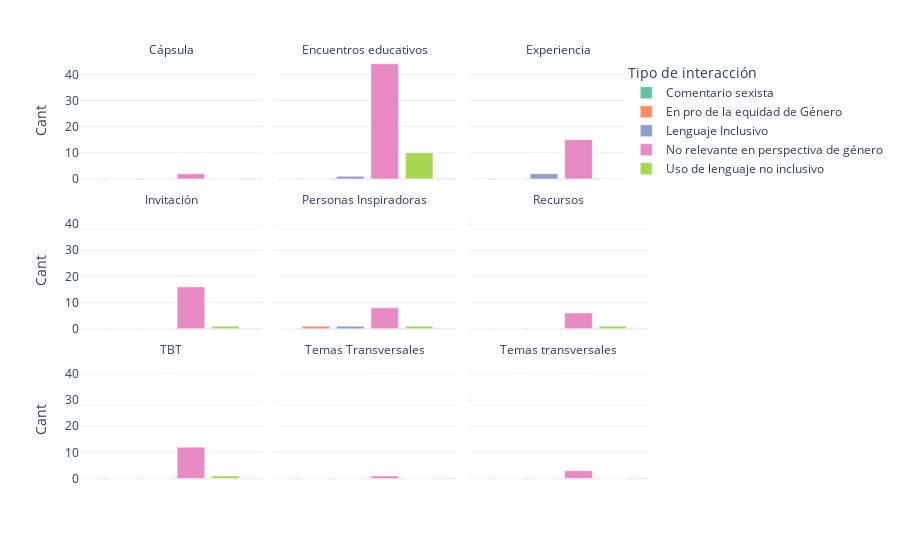

The cell this chart's notebook holds for it:
### Code cell
figcpubg=px.bar(pivotpublicgen,x='Tipo de interacción', y='Cant', color='Tipo de interacción', facet_col='Tipo_post', template="plotly_white",color_discrete_sequence=px.colors.qualitative.Set2, facet_col_wrap=3)
figcpubg.update_xaxes(visible=False, showticklabels=False)
figcpubg.for_each_annotation(lambda a: a.update(text=a.text.split("=")[-1]))
figcpubg.show(config=config_chart)

### Figure 1 — Plotly figure (JSON) as saved in the notebook; plotly's stock layout.template omitted (floating-point values rounded to 4 significant figures)
{"data": [{"alignmentgroup": "True", "hovertemplate": "Tipo de interacción=%{x}<br>Tipo_post=Cápsula<br>Cant=%{y}<extra></extra>", "legendgroup": "Comentario sexista", "marker": {"color": "rgb(102,194,165)", "pattern": {"shape": ""}}, "name": "Comentario sexista", "offsetgroup": "Comentario sexista", "orientation": "v", "showlegend": true, "textposition": "auto", "type": "bar", "x": ["Comentario sexista"], "xaxis": "x7", "y": [0], "yaxis": "y7"}, {"alignmentgroup": "True", "hovertemplate": "Tipo de interacción=%{x}<br>Tipo_post=Encuentros educativos<br>Cant=%{y}<extra></extra>", "legendgroup": "Comentario sexista", "marker": {"color": "rgb(102,194,165)", "pattern": {"shape": ""}}, "name": "Comentario sexista", "offsetgroup": "Comentario sexista", "orientation": "v", "showlegend": false, "textposition": "auto", "type": "bar", "x": ["Comentario sexista"], "xaxis": "x8", "y": [0], "yaxis": "y8"}, {"alignmentgroup": "True", "hovertemplate": "Tipo de interacción=%{x}<br>Tipo_post=Experiencia<br>Cant=%{y}<extra></extra>", "legendgroup": "Comentario sexista", "marker": {"color": "rgb(102,194,165)", "pattern": {"shape": ""}}, "name": "Comentario sexista", "offsetgroup": "Comentario sexista", "orientation": "v", "showlegend": false, "textposition": "auto", "type": "bar", "x": ["Comentario sexista"], "xaxis": "x9", "y": [0], "yaxis": "y9"}, {"alignmentgroup": "True", "hovertemplate": "Tipo de interacción=%{x}<br>Tipo_post=Invitación<br>Cant=%{y}<extra></extra>", "legendgroup": "Comentario sexista", "marker": {"color": "rgb(102,194,165)", "pattern": {"shape": ""}}, "name": "Comentario sexista", "offsetgroup": "Comentario sexista", "orientation": "v", "showlegend": false, "textposition": "auto", "type": "bar", "x": ["Comentario sexista"], "xaxis": "x4", "y": [0], "yaxis": "y4"}, {"alignmentgroup": "True", "hovertemplate": "Tipo de interacción=%{x}<br>Tipo_post=Personas Inspiradoras<br>Cant=%{y}<extra></extra>", "legendgroup": "Comentario sexista", "marker": {"color": "rgb(102,194,165)", "pattern": {"shape": ""}}, "name": "Comentario sexista", "offsetgroup": "Comentario sexista", "orientation": "v", "showlegend": false, "textposition": "auto", "type": "bar", "x": ["Comentario sexista"], "xaxis": "x5", "y": [0], "yaxis": "y5"}, {"alignmentgroup": "True", "hovertemplate": "Tipo de interacción=%{x}<br>Tipo_post=Recursos<br>Cant=%{y}<extra></extra>", "legendgroup": "Comentario sexista", "marker": {"color": "rgb(102,194,165)", "pattern": {"shape": ""}}, "name": "Comentario sexista", "offsetgroup": "Comentario sexista", "orientation": "v", "showlegend": false, "textposition": "auto", "type": "bar", "x": ["Comentario sexista"], "xaxis": "x6", "y": [0], "yaxis": "y6"}, {"alignmentgroup": "True", "hovertemplate": "Tipo de interacción=%{x}<br>Tipo_post=TBT<br>Cant=%{y}<extra></extra>", "legendgroup": "Comentario sexista", "marker": {"color": "rgb(102,194,165)", "pattern": {"shape": ""}}, "name": "Comentario sexista", "offsetgroup": "Comentario sexista", "orientation": "v", "showlegend": false, "textposition": "auto", "type": "bar", "x": ["Comentario sexista"], "xaxis": "x", "y": [0], "yaxis": "y"}, {"alignmentgroup": "True", "hovertemplate": "Tipo de interacción=%{x}<br>Tipo_post=Temas Transversales<br>Cant=%{y}<extra></extra>", "legendgroup": "Comentario sexista", "marker": {"color": "rgb(102,194,165)", "pattern": {"shape": ""}}, "name": "Comentario sexista", "offsetgroup": "Comentario sexista", "orientation": "v", "showlegend": false, "textposition": "auto", "type": "bar", "x": ["Comentario sexista"], "xaxis": "x2", "y": [0], "yaxis": "y2"}, {"alignmentgroup": "True", "hovertemplate": "Tipo de interacción=%{x}<br>Tipo_post=Temas transversales<br>Cant=%{y}<extra></extra>", "legendgroup": "Comentario sexista", "marker": {"color": "rgb(102,194,165)", "pattern": {"shape": ""}}, "name": "Comentario sexista", "offsetgroup": "Comentario sexista", "orientation": "v", "showlegend": false, "textposition": "auto", "type": "bar", "x": ["Comentario sexista"], "xaxis": "x3", "y": [0], "yaxis": "y3"}, {"alignmentgroup": "True", "hovertemplate": "Tipo de interacción=%{x}<br>Tipo_post=Cápsula<br>Cant=%{y}<extra></extra>", "legendgroup": "En pro de la equidad de Género", "marker": {"color": "rgb(252,141,98)", "pattern": {"shape": ""}}, "name": "En pro de la equidad de Género", "offsetgroup": "En pro de la equidad de Género", "orientation": "v", "showlegend": true, "textposition": "auto", "type": "bar", "x": ["En pro de la equidad de Género"], "xaxis": "x7", "y": [0], "yaxis": "y7"}, {"alignmentgroup": "True", "hovertemplate": "Tipo de interacción=%{x}<br>Tipo_post=Encuentros educativos<br>Cant=%{y}<extra></extra>", "legendgroup": "En pro de la equidad de Género", "marker": {"color": "rgb(252,141,98)", "pattern": {"shape": ""}}, "name": "En pro de la equidad de Género", "offsetgroup": "En pro de la equidad de Género", "orientation": "v", "showlegend": false, "textposition": "auto", "type": "bar", "x": ["En pro de la equidad de Género"], "xaxis": "x8", "y": [0], "yaxis": "y8"}, {"alignmentgroup": "True", "hovertemplate": "Tipo de interacción=%{x}<br>Tipo_post=Experiencia<br>Cant=%{y}<extra></extra>", "legendgroup": "En pro de la equidad de Género", "marker": {"color": "rgb(252,141,98)", "pattern": {"shape": ""}}, "name": "En pro de la equidad de Género", "offsetgroup": "En pro de la equidad de Género", "orientation": "v", "showlegend": false, "textposition": "auto", "type": "bar", "x": ["En pro de la equidad de Género"], "xaxis": "x9", "y": [0], "yaxis": "y9"}, {"alignmentgroup": "True", "hovertemplate": "Tipo de interacción=%{x}<br>Tipo_post=Invitación<br>Cant=%{y}<extra></extra>", "legendgroup": "En pro de la equidad de Género", "marker": {"color": "rgb(252,141,98)", "pattern": {"shape": ""}}, "name": "En pro de la equidad de Género", "offsetgroup": "En pro de la equidad de Género", "orientation": "v", "showlegend": false, "textposition": "auto", "type": "bar", "x": ["En pro de la equidad de Género"], "xaxis": "x4", "y": [0], "yaxis": "y4"}, {"alignmentgroup": "True", "hovertemplate": "Tipo de interacción=%{x}<br>Tipo_post=Personas Inspiradoras<br>Cant=%{y}<extra></extra>", "legendgroup": "En pro de la equidad de Género", "marker": {"color": "rgb(252,141,98)", "pattern": {"shape": ""}}, "name": "En pro de la equidad de Género", "offsetgroup": "En pro de la equidad de Género", "orientation": "v", "showlegend": false, "textposition": "auto", "type": "bar", "x": ["En pro de la equidad de Género"], "xaxis": "x5", "y": [1], "yaxis": "y5"}, {"alignmentgroup": "True", "hovertemplate": "Tipo de interacción=%{x}<br>Tipo_post=Recursos<br>Cant=%{y}<extra></extra>", "legendgroup": "En pro de la equidad de Género", "marker": {"color": "rgb(252,141,98)", "pattern": {"shape": ""}}, "name": "En pro de la equidad de Género", "offsetgroup": "En pro de la equidad de Género", "orientation": "v", "showlegend": false, "textposition": "auto", "type": "bar", "x": ["En pro de la equidad de Género"], "xaxis": "x6", "y": [0], "yaxis": "y6"}, {"alignmentgroup": "True", "hovertemplate": "Tipo de interacción=%{x}<br>Tipo_post=TBT<br>Cant=%{y}<extra></extra>", "legendgroup": "En pro de la equidad de Género", "marker": {"color": "rgb(252,141,98)", "pattern": {"shape": ""}}, "name": "En pro de la equidad de Género", "offsetgroup": "En pro de la equidad de Género", "orientation": "v", "showlegend": false, "textposition": "auto", "type": "bar", "x": ["En pro de la equidad de Género"], "xaxis": "x", "y": [0], "yaxis": "y"}, {"alignmentgroup": "True", "hovertemplate": "Tipo de interacción=%{x}<br>Tipo_post=Temas Transversales<br>Cant=%{y}<extra></extra>", "legendgroup": "En pro de la equidad de Género", "marker": {"color": "rgb(252,141,98)", "pattern": {"shape": ""}}, "name": "En pro de la equidad de Género", "offsetgroup": "En pro de la equidad de Género", "orientation": "v", "showlegend": false, "textposition": "auto", "type": "bar", "x": ["En pro de la equidad de Género"], "xaxis": "x2", "y": [0], "yaxis": "y2"}, {"alignmentgroup": "True", "hovertemplate": "Tipo de interacción=%{x}<br>Tipo_post=Temas transversales<br>Cant=%{y}<extra></extra>", "legendgroup": "En pro de la equidad de Género", "marker": {"color": "rgb(252,141,98)", "pattern": {"shape": ""}}, "name": "En pro de la equidad de Género", "offsetgroup": "En pro de la equidad de Género", "orientation": "v", "showlegend": false, "textposition": "auto", "type": "bar", "x": ["En pro de la equidad de Género"], "xaxis": "x3", "y": [0], "yaxis": "y3"}, {"alignmentgroup": "True", "hovertemplate": "Tipo de interacción=%{x}<br>Tipo_post=Cápsula<br>Cant=%{y}<extra></extra>", "legendgroup": "Lenguaje Inclusivo", "marker": {"color": "rgb(141,160,203)", "pattern": {"shape": ""}}, "name": "Lenguaje Inclusivo", "offsetgroup": "Lenguaje Inclusivo", "orientation": "v", "showlegend": true, "textposition": "auto", "type": "bar", "x": ["Lenguaje Inclusivo"], "xaxis": "x7", "y": [0], "yaxis": "y7"}, {"alignmentgroup": "True", "hovertemplate": "Tipo de interacción=%{x}<br>Tipo_post=Encuentros educativos<br>Cant=%{y}<extra></extra>", "legendgroup": "Lenguaje Inclusivo", "marker": {"color": "rgb(141,160,203)", "pattern": {"shape": ""}}, "name": "Lenguaje Inclusivo", "offsetgroup": "Lenguaje Inclusivo", "orientation": "v", "showlegend": false, "textposition": "auto", "type": "bar", "x": ["Lenguaje Inclusivo"], "xaxis": "x8", "y": [1], "yaxis": "y8"}, {"alignmentgroup": "True", "hovertemplate": "Tipo de interacción=%{x}<br>Tipo_post=Experiencia<br>Cant=%{y}<extra></extra>", "legendgroup": "Lenguaje Inclusivo", "marker": {"color": "rgb(141,160,203)", "pattern": {"shape": ""}}, "name": "Lenguaje Inclusivo", "offsetgroup": "Lenguaje Inclusivo", "orientation": "v", "showlegend": false, "textposition": "auto", "type": "bar", "x": ["Lenguaje Inclusivo"], "xaxis": "x9", "y": [2], "yaxis": "y9"}, {"alignmentgroup": "True", "hovertemplate": "Tipo de interacción=%{x}<br>Tipo_post=Invitación<br>Cant=%{y}<extra></extra>", "legendgroup": "Lenguaje Inclusivo", "marker": {"color": "rgb(141,160,203)", "pattern": {"shape": ""}}, "name": "Lenguaje Inclusivo", "offsetgroup": "Lenguaje Inclusivo", "orientation": "v", "showlegend": false, "textposition": "auto", "type": "bar", "x": ["Lenguaje Inclusivo"], "xaxis": "x4", "y": [0], "yaxis": "y4"}, {"alignmentgroup": "True", "hovertemplate": "Tipo de interacción=%{x}<br>Tipo_post=Personas Inspiradoras<br>Cant=%{y}<extra></extra>", "legendgroup": "Lenguaje Inclusivo", "marker": {"color": "rgb(141,160,203)", "pattern": {"shape": ""}}, "name": "Lenguaje Inclusivo", "offsetgroup": "Lenguaje Inclusivo", "orientation": "v", "showlegend": false, "textposition": "auto", "type": "bar", "x": ["Lenguaje Inclusivo"], "xaxis": "x5", "y": [1], "yaxis": "y5"}, {"alignmentgroup": "True", "hovertemplate": "Tipo de interacción=%{x}<br>Tipo_post=Recursos<br>Cant=%{y}<extra></extra>", "legendgroup": "Lenguaje Inclusivo", "marker": {"color": "rgb(141,160,203)", "pattern": {"shape": ""}}, "name": "Lenguaje Inclusivo", "offsetgroup": "Lenguaje Inclusivo", "orientation": "v", "showlegend": false, "textposition": "auto", "type": "bar", "x": ["Lenguaje Inclusivo"], "xaxis": "x6", "y": [0], "yaxis": "y6"}, {"alignmentgroup": "True", "hovertemplate": "Tipo de interacción=%{x}<br>Tipo_post=TBT<br>Cant=%{y}<extra></extra>", "legendgroup": "Lenguaje Inclusivo", "marker": {"color": "rgb(141,160,203)", "pattern": {"shape": ""}}, "name": "Lenguaje Inclusivo", "offsetgroup": "Lenguaje Inclusivo", "orientation": "v", "showlegend": false, "textposition": "auto", "type": "bar", "x": ["Lenguaje Inclusivo"], "xaxis": "x", "y": [0], "yaxis": "y"}, {"alignmentgroup": "True", "hovertemplate": "Tipo de interacción=%{x}<br>Tipo_post=Temas Transversales<br>Cant=%{y}<extra></extra>", "legendgroup": "Lenguaje Inclusivo", "marker": {"color": "rgb(141,160,203)", "pattern": {"shape": ""}}, "name": "Lenguaje Inclusivo", "offsetgroup": "Lenguaje Inclusivo", "orientation": "v", "showlegend": false, "textposition": "auto", "type": "bar", "x": ["Lenguaje Inclusivo"], "xaxis": "x2", "y": [0], "yaxis": "y2"}, {"alignmentgroup": "True", "hovertemplate": "Tipo de interacción=%{x}<br>Tipo_post=Temas transversales<br>Cant=%{y}<extra></extra>", "legendgroup": "Lenguaje Inclusivo", "marker": {"color": "rgb(141,160,203)", "pattern": {"shape": ""}}, "name": "Lenguaje Inclusivo", "offsetgroup": "Lenguaje Inclusivo", "orientation": "v", "showlegend": false, "textposition": "auto", "type": "bar", "x": ["Lenguaje Inclusivo"], "xaxis": "x3", "y": [0], "yaxis": "y3"}, {"alignmentgroup": "True", "hovertemplate": "Tipo de interacción=%{x}<br>Tipo_post=Cápsula<br>Cant=%{y}<extra></extra>", "legendgroup": "No relevante en perspectiva de género", "marker": {"color": "rgb(231,138,195)", "pattern": {"shape": ""}}, "name": "No relevante en perspectiva de género", "offsetgroup": "No relevante en perspectiva de género", "orientation": "v", "showlegend": true, "textposition": "auto", "type": "bar", "x": ["No relevante en perspectiva de género"], "xaxis": "x7", "y": [2], "yaxis": "y7"}, {"alignmentgroup": "True", "hovertemplate": "Tipo de interacción=%{x}<br>Tipo_post=Encuentros educativos<br>Cant=%{y}<extra></extra>", "legendgroup": "No relevante en perspectiva de género", "marker": {"color": "rgb(231,138,195)", "pattern": {"shape": ""}}, "name": "No relevante en perspectiva de género", "offsetgroup": "No relevante en perspectiva de género", "orientation": "v", "showlegend": false, "textposition": "auto", "type": "bar", "x": ["No relevante en perspectiva de género"], "xaxis": "x8", "y": [44], "yaxis": "y8"}, {"alignmentgroup": "True", "hovertemplate": "Tipo de interacción=%{x}<br>Tipo_post=Experiencia<br>Cant=%{y}<extra></extra>", "legendgroup": "No relevante en perspectiva de género", "marker": {"color": "rgb(231,138,195)", "pattern": {"shape": ""}}, "name": "No relevante en perspectiva de género", "offsetgroup": "No relevante en perspectiva de género", "orientation": "v", "showlegend": false, "textposition": "auto", "type": "bar", "x": ["No relevante en perspectiva de género"], "xaxis": "x9", "y": [15], "yaxis": "y9"}, {"alignmentgroup": "True", "hovertemplate": "Tipo de interacción=%{x}<br>Tipo_post=Invitación<br>Cant=%{y}<extra></extra>", "legendgroup": "No relevante en perspectiva de género", "marker": {"color": "rgb(231,138,195)", "pattern": {"shape": ""}}, "name": "No relevante en perspectiva de género", "offsetgroup": "No relevante en perspectiva de género", "orientation": "v", "showlegend": false, "textposition": "auto", "type": "bar", "x": ["No relevante en perspectiva de género"], "xaxis": "x4", "y": [16], "yaxis": "y4"}, {"alignmentgroup": "True", "hovertemplate": "Tipo de interacción=%{x}<br>Tipo_post=Personas Inspiradoras<br>Cant=%{y}<extra></extra>", "legendgroup": "No relevante en perspectiva de género", "marker": {"color": "rgb(231,138,195)", "pattern": {"shape": ""}}, "name": "No relevante en perspectiva de género", "offsetgroup": "No relevante en perspectiva de género", "orientation": "v", "showlegend": false, "textposition": "auto", "type": "bar", "x": ["No relevante en perspectiva de género"], "xaxis": "x5", "y": [8], "yaxis": "y5"}, {"alignmentgroup": "True", "hovertemplate": "Tipo de interacción=%{x}<br>Tipo_post=Recursos<br>Cant=%{y}<extra></extra>", "legendgroup": "No relevante en perspectiva de género", "marker": {"color": "rgb(231,138,195)", "pattern": {"shape": ""}}, "name": "No relevante en perspectiva de género", "offsetgroup": "No relevante en perspectiva de género", "orientation": "v", "showlegend": false, "textposition": "auto", "type": "bar", "x": ["No relevante en perspectiva de género"], "xaxis": "x6", "y": [6], "yaxis": "y6"}, {"alignmentgroup": "True", "hovertemplate": "Tipo de interacción=%{x}<br>Tipo_post=TBT<br>Cant=%{y}<extra></extra>", "legendgroup": "No relevante en perspectiva de género", "marker": {"color": "rgb(231,138,195)", "pattern": {"shape": ""}}, "name": "No relevante en perspectiva de género", "offsetgroup": "No relevante en perspectiva de género", "orientation": "v", "showlegend": false, "textposition": "auto", "type": "bar", "x": ["No relevante en perspectiva de género"], "xaxis": "x", "y": [12], "yaxis": "y"}, {"alignmentgroup": "True", "hovertemplate": "Tipo de interacción=%{x}<br>Tipo_post=Temas Transversales<br>Cant=%{y}<extra></extra>", "legendgroup": "No relevante en perspectiva de género", "marker": {"color": "rgb(231,138,195)", "pattern": {"shape": ""}}, "name": "No relevante en perspectiva de género", "offsetgroup": "No relevante en perspectiva de género", "orientation": "v", "showlegend": false, "textposition": "auto", "type": "bar", "x": ["No relevante en perspectiva de género"], "xaxis": "x2", "y": [1], "yaxis": "y2"}, {"alignmentgroup": "True", "hovertemplate": "Tipo de interacción=%{x}<br>Tipo_post=Temas transversales<br>Cant=%{y}<extra></extra>", "legendgroup": "No relevante en perspectiva de género", "marker": {"color": "rgb(231,138,195)", "pattern": {"shape": ""}}, "name": "No relevante en perspectiva de género", "offsetgroup": "No relevante en perspectiva de género", "orientation": "v", "showlegend": false, "textposition": "auto", "type": "bar", "x": ["No relevante en perspectiva de género"], "xaxis": "x3", "y": [3], "yaxis": "y3"}, {"alignmentgroup": "True", "hovertemplate": "Tipo de interacción=%{x}<br>Tipo_post=Cápsula<br>Cant=%{y}<extra></extra>", "legendgroup": "Uso de lenguaje no inclusivo", "marker": {"color": "rgb(166,216,84)", "pattern": {"shape": ""}}, "name": "Uso de lenguaje no inclusivo", "offsetgroup": "Uso de lenguaje no inclusivo", "orientation": "v", "showlegend": true, "textposition": "auto", "type": "bar", "x": ["Uso de lenguaje no inclusivo"], "xaxis": "x7", "y": [0], "yaxis": "y7"}, {"alignmentgroup": "True", "hovertemplate": "Tipo de interacción=%{x}<br>Tipo_post=Encuentros educativos<br>Cant=%{y}<extra></extra>", "legendgroup": "Uso de lenguaje no inclusivo", "marker": {"color": "rgb(166,216,84)", "pattern": {"shape": ""}}, "name": "Uso de lenguaje no inclusivo", "offsetgroup": "Uso de lenguaje no inclusivo", "orientation": "v", "showlegend": false, "textposition": "auto", "type": "bar", "x": ["Uso de lenguaje no inclusivo"], "xaxis": "x8", "y": [10], "yaxis": "y8"}, {"alignmentgroup": "True", "hovertemplate": "Tipo de interacción=%{x}<br>Tipo_post=Experiencia<br>Cant=%{y}<extra></extra>", "legendgroup": "Uso de lenguaje no inclusivo", "marker": {"color": "rgb(166,216,84)", "pattern": {"shape": ""}}, "name": "Uso de lenguaje no inclusivo", "offsetgroup": "Uso de lenguaje no inclusivo", "orientation": "v", "showlegend": false, "textposition": "auto", "type": "bar", "x": ["Uso de lenguaje no inclusivo"], "xaxis": "x9", "y": [0], "yaxis": "y9"}, {"alignmentgroup": "True", "hovertemplate": "Tipo de interacción=%{x}<br>Tipo_post=Invitación<br>Cant=%{y}<extra></extra>", "legendgroup": "Uso de lenguaje no inclusivo", "marker": {"color": "rgb(166,216,84)", "pattern": {"shape": ""}}, "name": "Uso de lenguaje no inclusivo", "offsetgroup": "Uso de lenguaje no inclusivo", "orientation": "v", "showlegend": false, "textposition": "auto", "type": "bar", "x": ["Uso de lenguaje no inclusivo"], "xaxis": "x4", "y": [1], "yaxis": "y4"}, {"alignmentgroup": "True", "hovertemplate": "Tipo de interacción=%{x}<br>Tipo_post=Personas Inspiradoras<br>Cant=%{y}<extra></extra>", "legendgroup": "Uso de lenguaje no inclusivo", "marker": {"color": "rgb(166,216,84)", "pattern": {"shape": ""}}, "name": "Uso de lenguaje no inclusivo", "offsetgroup": "Uso de lenguaje no inclusivo", "orientation": "v", "showlegend": false, "textposition": "auto", "type": "bar", "x": ["Uso de lenguaje no inclusivo"], "xaxis": "x5", "y": [1], "yaxis": "y5"}, {"alignmentgroup": "True", "hovertemplate": "Tipo de interacción=%{x}<br>Tipo_post=Recursos<br>Cant=%{y}<extra></extra>", "legendgroup": "Uso de lenguaje no inclusivo", "marker": {"color": "rgb(166,216,84)", "pattern": {"shape": ""}}, "name": "Uso de lenguaje no inclusivo", "offsetgroup": "Uso de lenguaje no inclusivo", "orientation": "v", "showlegend": false, "textposition": "auto", "type": "bar", "x": ["Uso de lenguaje no inclusivo"], "xaxis": "x6", "y": [1], "yaxis": "y6"}, {"alignmentgroup": "True", "hovertemplate": "Tipo de interacción=%{x}<br>Tipo_post=TBT<br>Cant=%{y}<extra></extra>", "legendgroup": "Uso de lenguaje no inclusivo", "marker": {"color": "rgb(166,216,84)", "pattern": {"shape": ""}}, "name": "Uso de lenguaje no inclusivo", "offsetgroup": "Uso de lenguaje no inclusivo", "orientation": "v", "showlegend": false, "textposition": "auto", "type": "bar", "x": ["Uso de lenguaje no inclusivo"], "xaxis": "x", "y": [1], "yaxis": "y"}, {"alignmentgroup": "True", "hovertemplate": "Tipo de interacción=%{x}<br>Tipo_post=Temas Transversales<br>Cant=%{y}<extra></extra>", "legendgroup": "Uso de lenguaje no inclusivo", "marker": {"color": "rgb(166,216,84)", "pattern": {"shape": ""}}, "name": "Uso de lenguaje no inclusivo", "offsetgroup": "Uso de lenguaje no inclusivo", "orientation": "v", "showlegend": false, "textposition": "auto", "type": "bar", "x": ["Uso de lenguaje no inclusivo"], "xaxis": "x2", "y": [0], "yaxis": "y2"}, {"alignmentgroup": "True", "hovertemplate": "Tipo de interacción=%{x}<br>Tipo_post=Temas transversales<br>Cant=%{y}<extra></extra>", "legendgroup": "Uso de lenguaje no inclusivo", "marker": {"color": "rgb(166,216,84)", "pattern": {"shape": ""}}, "name": "Uso de lenguaje no inclusivo", "offsetgroup": "Uso de lenguaje no inclusivo", "orientation": "v", "showlegend": false, "textposition": "auto", "type": "bar", "x": ["Uso de lenguaje no inclusivo"], "xaxis": "x3", "y": [0], "yaxis": "y3"}], "layout": {"annotations": [{"font": {}, "showarrow": false, "text": "TBT", "x": 0.16, "xanchor": "center", "xref": "paper", "y": 0.2867, "yanchor": "bottom", "yref": "paper"}, {"font": {}, "showarrow": false, "text": "Temas Transversales", "x": 0.5, "xanchor": "center", "xref": "paper", "y": 0.2867, "yanchor": "bottom", "yref": "paper"}, {"font": {}, "showarrow": false, "text": "Temas transversales", "x": 0.84, "xanchor": "center", "xref": "paper", "y": 0.2867, "yanchor": "bottom", "yref": "paper"}, {"font": {}, "showarrow": false, "text": "Invitación", "x": 0.16, "xanchor": "center", "xref": "paper", "y": 0.6433, "yanchor": "bottom", "yref": "paper"}, {"font": {}, "showarrow": false, "text": "Personas Inspiradoras", "x": 0.5, "xanchor": "center", "xref": "paper", "y": 0.6433, "yanchor": "bottom", "yref": "paper"}, {"font": {}, "showarrow": false, "text": "Recursos", "x": 0.84, "xanchor": "center", "xref": "paper", "y": 0.6433, "yanchor": "bottom", "yref": "paper"}, {"font": {}, "showarrow": false, "text": "Cápsula", "x": 0.16, "xanchor": "center", "xref": "paper", "y": 1.0, "yanchor": "bottom", "yref": "paper"}, {"font": {}, "showarrow": false, "text": "Encuentros educativos", "x": 0.5, "xanchor": "center", "xref": "paper", "y": 1.0, "yanchor": "bottom", "yref": "paper"}, {"font": {}, "showarrow": false, "text": "Experiencia", "x": 0.84, "xanchor": "center", "xref": "paper", "y": 1.0, "yanchor": "bottom", "yref": "paper"}], "autosize": true, "barmode": "relative", "legend": {"title": {"text": "Tipo de interacción"}, "tracegroupgap": 0, "x": 0.9584, "y": 1}, "margin": {"t": 60}, "xaxis": {"anchor": "y", "autorange": false, "categoryarray": ["Comentario sexista", "En pro de la equidad de Género", "Lenguaje Inclusivo", "No relevante en perspectiva de género", "Uso de lenguaje no inclusivo"], "categoryorder": "array", "domain": [0, 0.32], "range": [-0.2166, 5.073], "showticklabels": false, "title": {"text": "Tipo de interacción"}, "type": "category", "visible": false}, "xaxis2": {"anchor": "y2", "autorange": false, "categoryarray": ["Comentario sexista", "En pro de la equidad de Género", "Lenguaje Inclusivo", "No relevante en perspectiva de género", "Uso de lenguaje no inclusivo"], "categoryorder": "array", "domain": [0.34, 0.66], "matches": "x", "range": [-0.2166, 5.073], "showticklabels": false, "title": {"text": "Tipo de interacción"}, "type": "category", "visible": false}, "xaxis3": {"anchor": "y3", "autorange": false, "categoryarray": ["Comentario sexista", "En pro de la equidad de Género", "Lenguaje Inclusivo", "No relevante en perspectiva de género", "Uso de lenguaje no inclusivo"], "categoryorder": "array", "domain": [0.68, 1.0], "matches": "x", "range": [-0.2166, 5.073], "showticklabels": false, "title": {"text": "Tipo de interacción"}, "type": "category", "visible": false}, "xaxis4": {"anchor": "y4", "autorange": false, "domain": [0, 0.32], "matches": "x", "range": [-0.2166, 5.073], "showticklabels": false, "type": "category", "visible": false}, "xaxis5": {"anchor": "y5", "autorange": false, "domain": [0.34, 0.66], "matches": "x", "range": [-0.2166, 5.073], "showticklabels": false, "type": "category", "visible": false}, "xaxis6": {"anchor": "y6", "autorange": false, "domain": [0.68, 1.0], "matches": "x", "range": [-0.2166, 5.073], "showticklabels": false, "type": "category", "visible": false}, "xaxis7": {"anchor": "y7", "autorange": false, "domain": [0, 0.32], "matches": "x", "range": [-0.2166, 5.073], "showticklabels": false, "type": "category", "visible": false}, "xaxis8": {"anchor": "y8", "autorange": false, "domain": [0.34, 0.66], "matches": "x", "range": [-0.2166, 5.073], "showticklabels": false, "type": "category", "visible": false}, "xaxis9": {"anchor": "y9", "autorange": false, "domain": [0.68, 1.0], "matches": "x", "range": [-0.2166, 5.073], "showticklabels": false, "type": "category", "visible": false}, "yaxis": {"anchor": "x", "autorange": false, "domain": [0, 0.2867], "range": [-0.5534, 45.47], "title": {"text": "Cant"}, "type": "linear"}, "yaxis2": {"anchor": "x2", "autorange": false, "domain": [0, 0.2867], "matches": "y", "range": [-0.5534, 45.47], "showticklabels": false, "type": "linear"}, "yaxis3": {"anchor": "x3", "autorange": false, "domain": [0, 0.2867], "matches": "y", "range": [-0.5534, 45.47], "showticklabels": false, "type": "linear"}, "yaxis4": {"anchor": "x4", "autorange": false, "domain": [0.3567, 0.6433], "matches": "y", "range": [-0.5534, 45.47], "title": {"text": "Cant"}, "type": "linear"}, "yaxis5": {"anchor": "x5", "autorange": false, "domain": [0.3567, 0.6433], "matches": "y", "range": [-0.5534, 45.47], "showticklabels": false, "type": "linear"}, "yaxis6": {"anchor": "x6", "autorange": false, "domain": [0.3567, 0.6433], "matches": "y", "range": [-0.5534, 45.47], "showticklabels": false, "type": "linear"}, "yaxis7": {"anchor": "x7", "autorange": false, "domain": [0.7133, 1.0], "matches": "y", "range": [-0.5534, 45.47], "title": {"text": "Cant"}, "type": "linear"}, "yaxis8": {"anchor": "x8", "autorange": false, "domain": [0.7133, 1.0], "matches": "y", "range": [-0.5534, 45.47], "showticklabels": false, "type": "linear"}, "yaxis9": {"anchor": "x9", "autorange": false, "domain": [0.7133, 1.0], "matches": "y", "range": [-0.5534, 45.47], "showticklabels": false, "type": "linear"}}}
